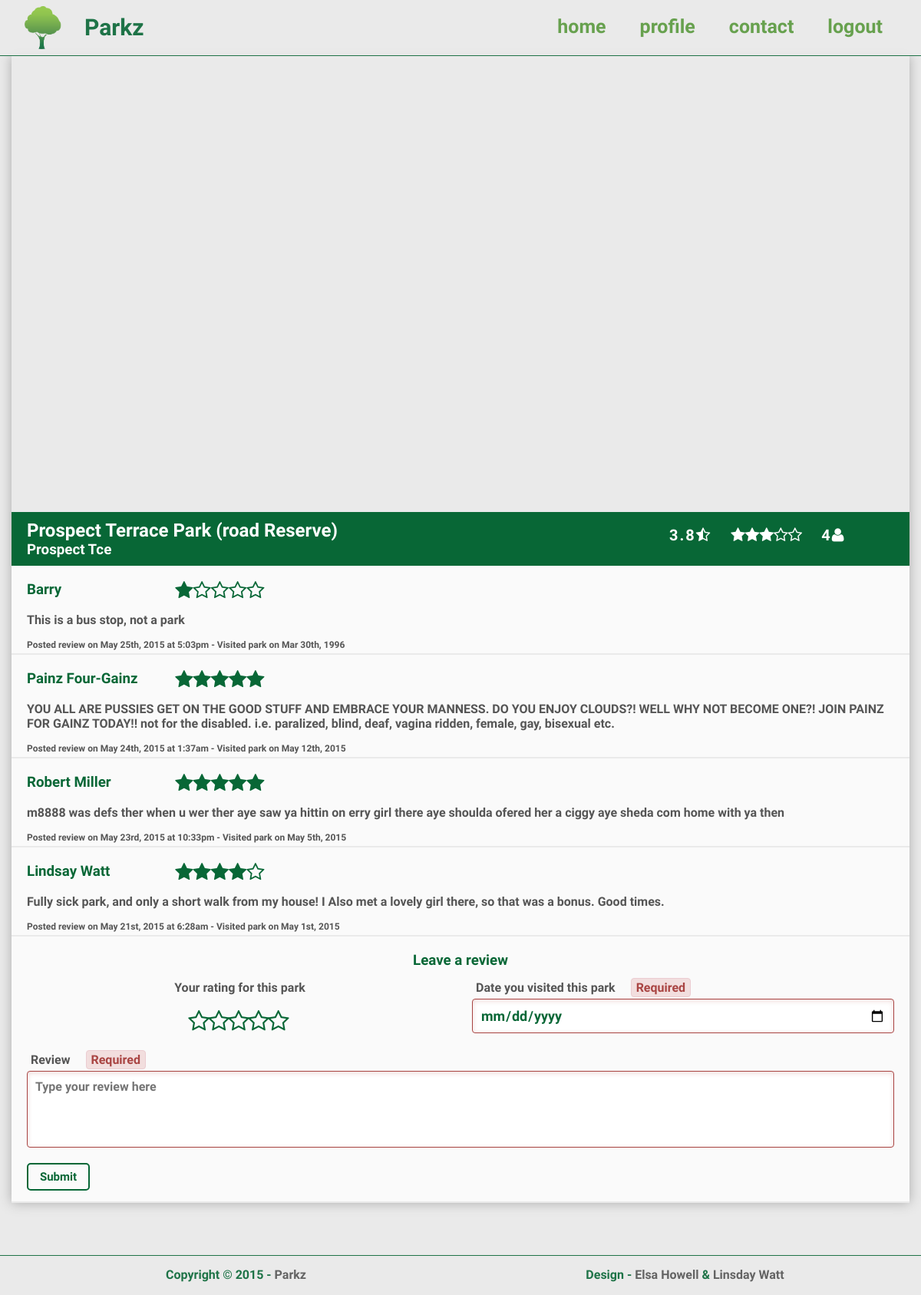
/park.php?id=1628 (signed in), run on the app's committed database.
### tables this page shows
CREATE TABLE `parkz` (
  `id` int(11) NOT NULL AUTO_INCREMENT,
  `park_code` varchar(5) NOT NULL,
  `name` varchar(80) NOT NULL,
  `street` varchar(80) NOT NULL,
  `suburb` varchar(80) NOT NULL,
  `easting` varchar(45) NOT NULL,
  `northing` varchar(45) NOT NULL,
  `lat` double(15,11) NOT NULL,
  `lon` double(15,11) NOT NULL,
  PRIMARY KEY (`id`)
);

CREATE TABLE `reviews` (
  `id` int(11) NOT NULL AUTO_INCREMENT,
  `park_id` int(11) NOT NULL,
  `user_id` int(11) NOT NULL,
  `rating` int(11) NOT NULL,
  `review_text` varchar(1000) NOT NULL,
  `review_date` timestamp NOT NULL DEFAULT CURRENT_TIMESTAMP ON UPDATE CURRENT_TIMESTAMP,
  `date_visited` timestamp NOT NULL DEFAULT '0000-00-00 00:00:00',
  PRIMARY KEY (`id`),
  KEY `park_id_idx` (`park_id`),
  KEY `user_id_idx` (`user_id`),
  CONSTRAINT `park_id` FOREIGN KEY (`park_id`) REFERENCES `parkz` (`id`) ON DELETE CASCADE ON UPDATE CASCADE,
  CONSTRAINT `user_id` FOREIGN KEY (`user_id`) REFERENCES `users` (`id`) ON DELETE CASCADE ON UPDATE CASCADE
);

CREATE TABLE `users` (
  `id` int(11) NOT NULL AUTO_INCREMENT,
  `username` varchar(60) NOT NULL,
  `email` varchar(60) NOT NULL,
  `password` varchar(64) NOT NULL,
  `name` varchar(60) NOT NULL,
  `date_created` timestamp NOT NULL DEFAULT CURRENT_TIMESTAMP,
  `gender` varchar(10) NOT NULL,
  `salt` varchar(64) NOT NULL,
  `admin` tinyint(1) NOT NULL DEFAULT '0',
  PRIMARY KEY (`id`)
);

### include/database_library.php (called while the page is built, shortened)
<?php
	function getParkDetails($db, $park_id) {
		try {
			$stmt = $db->prepare(PARK_DETAILS_QUERY);
			$stmt->execute(array(':id' => $park_id));
			$park = $stmt->fetch(PDO::FETCH_OBJ);
			return $park;
		} catch (PDOException $ex) {
			return ERROR;
		}
	}
	function getParkReviews($db, $park_id) {
		try {
			$stmt = $db->prepare(PARK_REVIEWS_QUERY);
			$stmt->execute(array(':id' => $park_id));
			$reviews = $stmt->fetchAll();
			return $reviews;
		} catch (PDOException $ex) {
			return ERROR;
		}
	}
	function userAlreadyReviewed($db, $user_id, $park_id) {
		try {
			$stmt = $db->prepare(CHECK_USER_ALREADY_REVIEWED_QUERY);
			$stmt->execute(array(':user_id' => $user_id, ':park_id' => $park_id));
			return (count($stmt->fetchAll()) > 0);
		} catch (PDOException $ex) {
			return ERROR;
		}
	}
?>

### park.php (the view, shortened to what this page needs)
<?php
	include 'include/include.php';
	include 'include/database_connection.php';
	include 'include/database_library.php';
	if (exists('id', $_REQUEST)) {
		$park_id = $_REQUEST['id'];
	} else {
		echo "no park id requested";
		exit();
	}
	$logged_in = isset($_SESSION['logged-in']);
	$already_reviewed = false;
	if ($logged_in) {
		$user_id = $_SESSION['user_id'];
		$already_reviewed = userAlreadyReviewed($db, $user_id, $_REQUEST['id']);
	}
	$park = getParkDetails($db, $park_id);
	$park_name = ucwords(strtolower($park->name));
	$park_street = ucwords(strtolower($park->street));
	$reviews = getParkReviews($db, $park_id);
	if ($reviews === ERROR || count($reviews) == 0) {
		$num_reviews = 0;
	} else {
		$num_reviews = count($reviews);
	}
	$park_average = 0;
	if ($num_reviews > 0) {
		$sum = 0;
		foreach ($reviews as $review) {
			$sum += $review['rating'];
		}
		$park_average = round($sum / $num_reviews, 1);
	}
?>
<!DOCTYPE html>
<html>
<?php
	include 'include/header.php';
?>
<body>
	<?php
		$page_name = "park.php";
		include 'include/nav_bar.php';
	?>
	<section id="park-details-section">
		<div class="container">
			<div id="map-canvas"></div>
			<div class="detail-head">
				<div class="row">
					<div class="col-xs-12 col-md-8">
						<h2><?php echo $park_name ?></h2>
						<h3><?php echo $park_street ?></h3>
					</div>
					<div class="col-xs-12 col-md-4">
						<div class="park-rating" title="Average Rating: <?php echo $park_average ?>">
							<span><?php echo $park_average ?><i class='fa fa-star-half-o'></i></span>
								 <?php echo make_rating_stars($park_average) ?>
							<span><?php echo $num_reviews ?><i class='fa fa-user'></i></span>
						</div>
					</div>
				</div>
			</div>
			<div class="row">
			<?php
				if ($num_reviews > 0) {
					foreach ($reviews as $review) {
			?>
						<div class="col-xs-12">
							<div class="review">
								<div class="row">
									<div class="col-xs-6 col-sm-3 col-md-2">
										<h3><?php echo $review['name'] ?></h3>
									</div>
									<div class="col-xs-6 col-sm-3 col-md-2">
										<div class="review-rating" title="Rating: <?php echo $review['rating'] ?>">
											<?php echo make_rating_stars($review['rating']); ?>
										</div>
									</div>
									<div class="col-xs-12 review-text">
										<p><?php echo $review['review_text'] ?></p>
									</div>
									<div class="col-xs-12 review-date">
										<span>
											<?php
												echo "Posted review on " . date('M jS, Y \a\t g:ia', strtotime($review['review_date']));
												echo " - Visited park on " . date('M jS, Y', strtotime($review['date_visited']));
										 	?>
										</span>
									</div>
								</div>
							</div>
						</div>
			<?php
					}
				}
				if ($logged_in) {
					if (!$already_reviewed) {
			?>
						<div class="col-xs-12">
							<div class="review">
								<form id="review-form" method="post" action="park.php" onsubmit="return addExtraData()" novalidate>
									<div class="row">
										<div class="col-xs-12 center">
											<h3>Leave a review</h3>
										</div>
										<div class="col-xs-12 col-sm-6 center">
											<label>Your rating for this park</label>
											<div class="review-rating" id="rating-stars" title="Enter a rating">
												<?php echo make_rating_stars(prefillRating('review-rating')); ?>
											</div>
										</div>
										<div class="col-xs-12 col-sm-6">
											<label>Date you visited this park</label><span class="status" id="review-date-visited-status"></span>
											<input type="date" name="review-date-visited" id="review-date" value="<?php prefill("review-date-visited") ?>" data-validation="req regex:date">
										</div>
										<div class="col-xs-12">
											<label>Review</label><span class="status" id="review-text-status"></span>
											<textarea id="review-text" name="review-text" placeholder="Type your review here" data-validation="req len:0-1000"><?php prefill("review-text") ?></textarea>
											<button id="review-button" class="submit" type="submit">Submit</button>
										</div>
									</div>
								</form>
							</div>
						</div>
			<?php
					}
				}
			?>
			</div>
		</div>
	</section>
	<?php
		include 'include/footer.php';
	?>
</body>
</html>

### include/header.php (shortened to what this page needs)
<head>
	<link rel="stylesheet" type="text/css" href="css/style.css" />
	<link rel="stylesheet" type="text/css" href="css/font-awesome.min.css" />
</head>

### include/nav_bar.php
<?php
	if (isset($_SESSION['logged-in'])) {
		$login_button = "<li><a href='logout.php' data-login='login-button'>Logout</a></li>";
	} else {
		$login_button = "<li><a href='register.php' data-login='login-button'>Login</a></li>";
	}
	$nav_bar = "
	<nav>
		<div class='container'>
			<div class='row'>
				<div class='col-xs-12 col-md-6 hidden-xs hidden-sm'>
					<a href='http://" . $_SERVER['HTTP_HOST'] . rtrim(dirname($_SERVER['PHP_SELF']), '\\') . "' class='nav-icon'>
						<img id='tree-icon' alt='Tree Icon' src='img/tree.png' width='50'>
						<h1 id='title-text'>Parkz</h1>
					</a>
				</div>
				<div class='col-xs-12 col-md-6'>
					<ul>
						<li><a href='index.php'>Home</a></li>
						<li><a href='profile.php'>Profile</a></li>
						<li><a href='contact.php'>Contact</a></li>
						$login_button
					</ul>
				</div>
			</div>
		</div>
	</nav>";
	echo str_replace($page_name, $page_name . '\' class=\'active', $nav_bar);
?>

### include/include.php (shortened to what this page needs)
<?php
	function exists($name, $array) {
		return (isset($array[$name]) && !empty($array[$name]));
	}
	function prefill($name) {
		echo (exists($name, $_POST) ? htmlspecialchars($_POST[$name]) : '');
	}
	function make_rating_stars($n) {
		$s = "";
		for ($i=1; $i <= 5; $i++) {
			if ($i <= $n) {
				$s .= "<i class='fa fa-star' id='$i'></i>";
			} else {
				$s .= "<i class='fa fa-star-o' id='$i'></i>";
			}
		}
		return $s;
	}
?>

### include/footer.php
<footer>
	<div class="container">
		<div class="row">
			<div class="col-xs-12 col-lg-6 center">
				Copyright &copy; 2015 - <a href="/">Parkz</a>
			</div>
			<div class="col-xs-12 col-lg-6 center">
				Design - <a href='<?php echo "http://$_SERVER[HTTP_HOST]" . rtrim(dirname($_SERVER['PHP_SELF']), '\\')?>' target="_blank">Elsa Howell</a>
				& <a href="http://www.facebook.com/linzwatt" target="_blank">Linsday Watt</a>
			</div>
		</div>
	</div>
</footer>

### data on the page
parkz: name "Prospect Terrace Park (road Reserve)", street "Prospect Tce"
reviews: user.name "Barry", rating 1 (drawn), review_text "This is a bus stop, not a park", review_date "May 25th, 2015 at 5:03pm", date_visited "Mar 30th, 1996"
reviews: user.name "Painz Four-Gainz", rating 5 (drawn), review_text "YOU ALL ARE PUSSIES GET ON THE GOOD STUFF AND EMBRACE YOUR MANNESS. DO YOU ENJOY CLOUDS?! WELL WHY NOT BECOME ONE?! JOIN PAINZ FOR GAINZ TODAY!! not for the disabled. i.e. paralized, blind, deaf, vagina ridden, female, gay, bisexual etc.", review_date "May 24th, 2015 at 1:37am", date_visited "May 12th, 2015"
reviews: user.name "Robert Miller", rating 5 (drawn), review_text "m8888 was defs ther when u wer ther aye saw ya hittin on erry girl there aye shoulda ofered her a ciggy aye sheda com home with ya then", review_date "May 23rd, 2015 at 10:33pm", date_visited "May 5th, 2015"
reviews: user.name "Lindsay Watt", rating 4 (drawn), review_text "Fully sick park, and only a short walk from my house! I Also met a lovely girl there, so that was a bonus. Good times.", review_date "May 21st, 2015 at 6:28am", date_visited "May 1st, 2015"

### other printed values
$park_average "3.8"
$num_reviews "4"
